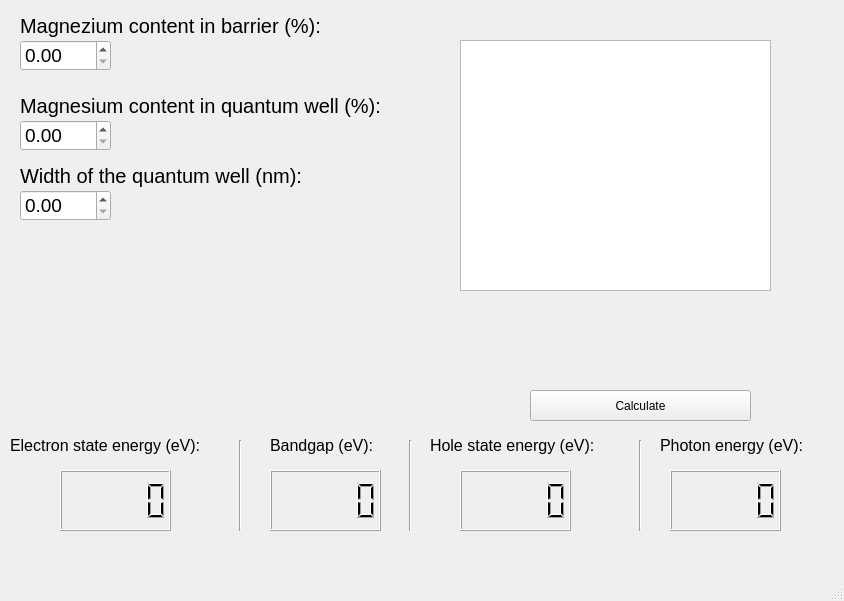
<?xml version="1.0" encoding="UTF-8"?>
<ui version="4.0">
 <class>MainWindow</class>
 <widget class="QMainWindow" name="MainWindow">
  <property name="geometry">
   <rect>
    <x>0</x>
    <y>0</y>
    <width>844</width>
    <height>601</height>
   </rect>
  </property>
  <property name="windowTitle">
   <string>MainWindow</string>
  </property>
  <widget class="QWidget" name="centralwidget">
   <widget class="QPushButton" name="pushButton">
    <property name="geometry">
     <rect>
      <x>530</x>
      <y>390</y>
      <width>221</width>
      <height>31</height>
     </rect>
    </property>
    <property name="text">
     <string>Calculate</string>
    </property>
   </widget>
   <widget class="QDoubleSpinBox" name="doubleSpinBox">
    <property name="geometry">
     <rect>
      <x>20</x>
      <y>40</y>
      <width>91</width>
      <height>31</height>
     </rect>
    </property>
    <property name="font">
     <font>
      <pointsize>14</pointsize>
     </font>
    </property>
   </widget>
   <widget class="QLabel" name="label">
    <property name="geometry">
     <rect>
      <x>20</x>
      <y>10</y>
      <width>361</width>
      <height>31</height>
     </rect>
    </property>
    <property name="font">
     <font>
      <pointsize>15</pointsize>
     </font>
    </property>
    <property name="text">
     <string>Magnezium content in barrier (%):</string>
    </property>
   </widget>
   <widget class="QLabel" name="label_2">
    <property name="geometry">
     <rect>
      <x>20</x>
      <y>90</y>
      <width>441</width>
      <height>31</height>
     </rect>
    </property>
    <property name="font">
     <font>
      <pointsize>15</pointsize>
     </font>
    </property>
    <property name="text">
     <string>Magnesium content in quantum well (%):</string>
    </property>
   </widget>
   <widget class="QDoubleSpinBox" name="doubleSpinBox_2">
    <property name="geometry">
     <rect>
      <x>20</x>
      <y>120</y>
      <width>91</width>
      <height>31</height>
     </rect>
    </property>
    <property name="font">
     <font>
      <pointsize>14</pointsize>
     </font>
    </property>
    <property name="toolTipDuration">
     <number>0</number>
    </property>
   </widget>
   <widget class="QLabel" name="label_3">
    <property name="geometry">
     <rect>
      <x>20</x>
      <y>160</y>
      <width>331</width>
      <height>31</height>
     </rect>
    </property>
    <property name="font">
     <font>
      <pointsize>15</pointsize>
     </font>
    </property>
    <property name="text">
     <string>Width of the quantum well (nm):</string>
    </property>
   </widget>
   <widget class="QDoubleSpinBox" name="doubleSpinBox_3">
    <property name="geometry">
     <rect>
      <x>20</x>
      <y>190</y>
      <width>91</width>
      <height>31</height>
     </rect>
    </property>
    <property name="font">
     <font>
      <pointsize>14</pointsize>
     </font>
    </property>
    <property name="toolTipDuration">
     <number>0</number>
    </property>
   </widget>
   <widget class="QGraphicsView" name="graphicsView">
    <property name="geometry">
     <rect>
      <x>460</x>
      <y>40</y>
      <width>311</width>
      <height>251</height>
     </rect>
    </property>
   </widget>
   <widget class="QLCDNumber" name="lcdNumber">
    <property name="geometry">
     <rect>
      <x>460</x>
      <y>470</y>
      <width>111</width>
      <height>61</height>
     </rect>
    </property>
   </widget>
   <widget class="Line" name="line">
    <property name="geometry">
     <rect>
      <x>230</x>
      <y>440</y>
      <width>20</width>
      <height>91</height>
     </rect>
    </property>
    <property name="orientation">
     <enum>Qt::Orientation::Vertical</enum>
    </property>
   </widget>
   <widget class="QLabel" name="label_4">
    <property name="geometry">
     <rect>
      <x>430</x>
      <y>430</y>
      <width>191</width>
      <height>31</height>
     </rect>
    </property>
    <property name="font">
     <font>
      <pointsize>12</pointsize>
     </font>
    </property>
    <property name="text">
     <string>Hole state energy (eV):</string>
    </property>
   </widget>
   <widget class="QLabel" name="label_5">
    <property name="geometry">
     <rect>
      <x>10</x>
      <y>430</y>
      <width>221</width>
      <height>31</height>
     </rect>
    </property>
    <property name="font">
     <font>
      <pointsize>12</pointsize>
     </font>
    </property>
    <property name="text">
     <string>Electron state energy (eV):</string>
    </property>
   </widget>
   <widget class="QLCDNumber" name="lcdNumber_2">
    <property name="geometry">
     <rect>
      <x>60</x>
      <y>470</y>
      <width>111</width>
      <height>61</height>
     </rect>
    </property>
   </widget>
   <widget class="Line" name="line_2">
    <property name="geometry">
     <rect>
      <x>400</x>
      <y>440</y>
      <width>20</width>
      <height>91</height>
     </rect>
    </property>
    <property name="orientation">
     <enum>Qt::Orientation::Vertical</enum>
    </property>
   </widget>
   <widget class="QLabel" name="label_6">
    <property name="geometry">
     <rect>
      <x>270</x>
      <y>430</y>
      <width>121</width>
      <height>31</height>
     </rect>
    </property>
    <property name="font">
     <font>
      <pointsize>12</pointsize>
     </font>
    </property>
    <property name="text">
     <string>Bandgap (eV):</string>
    </property>
   </widget>
   <widget class="QLCDNumber" name="lcdNumber_3">
    <property name="geometry">
     <rect>
      <x>270</x>
      <y>470</y>
      <width>111</width>
      <height>61</height>
     </rect>
    </property>
   </widget>
   <widget class="Line" name="line_3">
    <property name="geometry">
     <rect>
      <x>630</x>
      <y>440</y>
      <width>20</width>
      <height>91</height>
     </rect>
    </property>
    <property name="orientation">
     <enum>Qt::Orientation::Vertical</enum>
    </property>
   </widget>
   <widget class="QLabel" name="label_7">
    <property name="geometry">
     <rect>
      <x>660</x>
      <y>430</y>
      <width>161</width>
      <height>31</height>
     </rect>
    </property>
    <property name="font">
     <font>
      <pointsize>12</pointsize>
     </font>
    </property>
    <property name="text">
     <string>Photon energy (eV):</string>
    </property>
   </widget>
   <widget class="QLCDNumber" name="lcdNumber_4">
    <property name="geometry">
     <rect>
      <x>670</x>
      <y>470</y>
      <width>111</width>
      <height>61</height>
     </rect>
    </property>
   </widget>
  </widget>
  <widget class="QMenuBar" name="menubar">
   <property name="geometry">
    <rect>
     <x>0</x>
     <y>0</y>
     <width>844</width>
     <height>19</height>
    </rect>
   </property>
  </widget>
  <widget class="QStatusBar" name="statusbar"/>
 </widget>
 <resources/>
 <connections/>
</ui>
